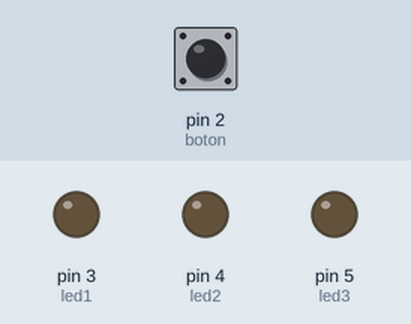
Bench run of a sketch on a simulated Arduino Uno, built with avr-gcc and run on an emulated ATmega328P. On the bench: output pins drawn as LEDs (lit = HIGH). The test bench sets the inputs (shaded band); at power-on: pin 2 (boton) LOW.

Above: at 1.2 s.
1.3 s: pin 2 (boton) pulled HIGH for 3.2 s
At 5.6 s:
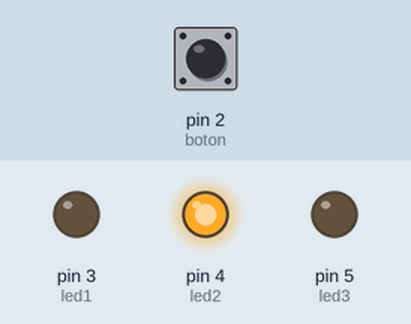
6.0 s: pin 2 (boton) pulled HIGH for 0.15 s
At 6.9 s:
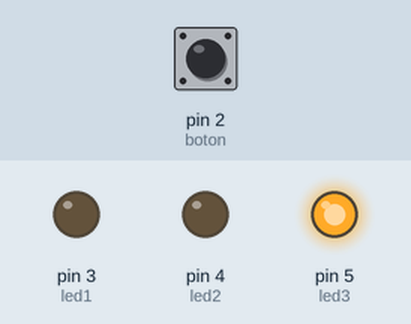
7.6 s: pin 2 (boton) pulled HIGH for 1 s
At 8.0 s:
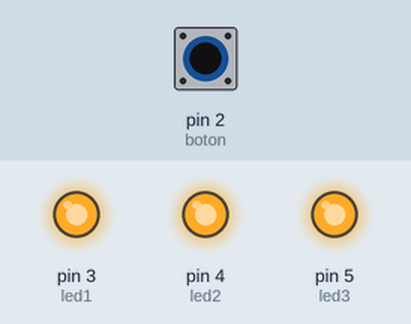
Timing chart, 0 to 10.6 s (numbered marks = the images above; inputs shaded):
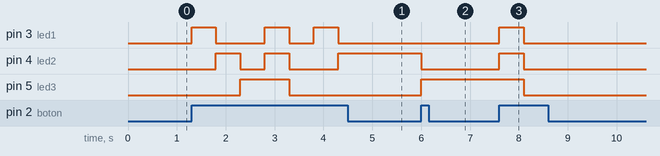

Measured:
- after the input at 1.3 s, pin 3 (led1): goes HIGH 0.50 s, LOW 1.0 s, HIGH 0.50 s, LOW 0.50 s, HIGH 0.50 s, then LOW, starting at once; pin 4 (led2): goes HIGH 0.50 s, LOW 0.50 s, HIGH 0.50 s, LOW 1.0 s, then HIGH, starting after 0.50 s; pin 5 (led3): LOW → HIGH after 1.0 s, → LOW 1.0 s later
- after the input at 6.0 s, pin 4 (led2): HIGH → LOW at once; pin 5 (led3): LOW → HIGH at once
- after the input at 7.6 s, pin 3 (led1), pin 4 (led2): LOW → HIGH at once, → LOW 0.50 s later; pin 5 (led3): HIGH → LOW after 0.50 s

The sketch:

8_Contador_un_boton.ino
```cpp
// Contador con un botón

/*
Cambian la secuencia de LEDs que se están encendidos y apagados
con base en el número de veces que se ha presionado un botón
*/

// Los pines a los que están conectados los LEDs
int led1 = 3;
int led2 = 4;
int led3 = 5;
// El pin al que está conectado el botón
int boton = 2;
// Contador que llevará el número de veces que se ha presiona el botón
int contador = 0;

void setup() {
  pinMode(boton, INPUT);
  pinMode(led1, OUTPUT);
  pinMode(led2, OUTPUT);
  pinMode(led3, OUTPUT);
}

void loop() {
  if (digitalRead(boton) == HIGH) {
    contador++;   // Incrementar el contador al presionar el botón
    cambiarSec(); // Cambiar la secuencia de LEDs encendidos/apagados
    delay(500);   // Esperar 0.5 segundos para evitar múltiples incrementos por un solo botón
  }
}

void cambiarSec() {
  // Se comienza con todos los LEDs apagados

  // Determinar la nueva secuencia de LEDs basado en el contador
  int sec = contador % 5; // Dividir el contador por 5 para obtener 5 combinaciones diferentes

  if (sec == 1) {
    // Si el botón se presiona una vez, se enciende solo el led del pin 2
    digitalWrite(led1, HIGH);
    digitalWrite(led2, LOW);
    digitalWrite(led3, LOW);
  } else if (sec == 2) {
    // Si el botón se presiona dos veces, se enciende solo el led del pin 3
    digitalWrite(led1, LOW);
    digitalWrite(led2, HIGH);
    digitalWrite(led3, LOW);
  } else if (sec == 3) {
    // Si el botón se presiona tres veces, se enciende solo el led del pin 4
    digitalWrite(led1, LOW);
    digitalWrite(led2, LOW);
    digitalWrite(led3, HIGH);
  } else if (sec == 4) {
    // Si el botón se presiona cuatro veces, se encienden todos los LEDs
    digitalWrite(led1, HIGH);
    digitalWrite(led2, HIGH);
    digitalWrite(led3, HIGH);
  } else {
    // Si el botón se presiona cinco veces, se apagan todos los LEDs y se reinicia el contador
    digitalWrite(led1, LOW);
    digitalWrite(led2, LOW);
    digitalWrite(led3, LOW);
  }
}
```
